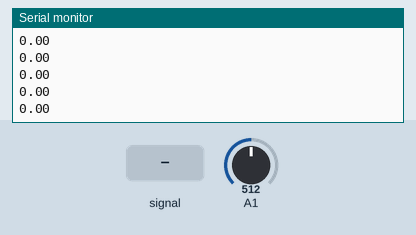
The sketch below on a simulated Arduino Uno, built for the host (arithmetic inside an expression is 32-bit, double 64-bit). On the bench: the last lines printed to the serial monitor. Inputs (shaded band) come from the test bench; at power-on: A1 = 512. Storage starts empty.

Above: at 1.2 s.
1.3 s: A1 fed a 200 Hz sine of ±81 counts around its level
At 1.34 s:
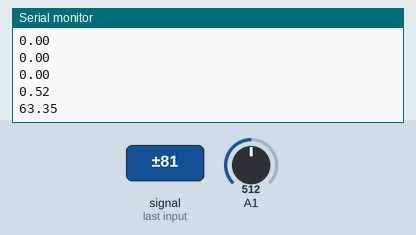
2.8 s: A1 set to 716
At 2.84 s:
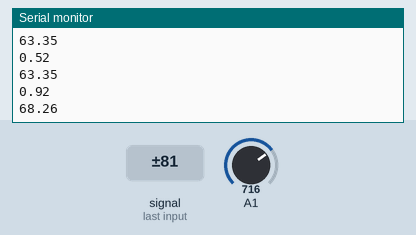
4.3 s: A1 fed a 1000 Hz sine of ±255 counts around its level
At 4.34 s:
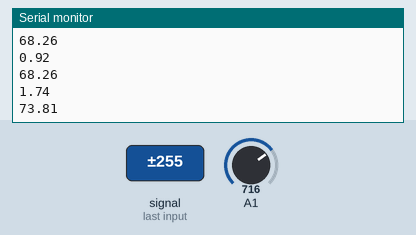
5.8 s: A1 set to 1023
At 5.84 s:
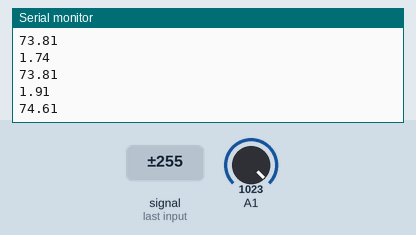
Timing chart, 0 to 8.3 s (numbered marks = the images above; inputs shaded):
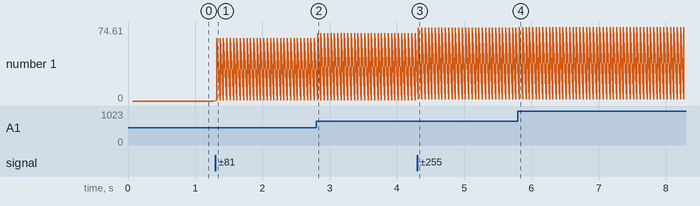

The sketch:

Arduino_Uno_MAX446.ino
```cpp
/*  In this code, it is meant to record sound when you send 'r' through the serial, and
stop recording when you send 's' to the arduino Uno. Sound is stored as 'testTMR.wav' file.

On top of that, it measures dB sound Pressure levels and prints them on the serial monitor

*/

#include <SD.h>
#include <SPI.h>
#include <TMRpcm.h>

#define SD_ChipSelectPin 5
   unsigned int peakToPeak = 0;   // peak-to-peak level

   unsigned int signalMax = 0;
   unsigned int signalMin = 1024;

TMRpcm audio;
const int sampleWindow = 50; // Sample window width in mS (50 mS = 20Hz)
unsigned int sample;

void setup() {

   Serial.begin(9600);

  if (!SD.begin(SD_ChipSelectPin)) {
    Serial.println("There might be a problem");
    return;
  }else{
    Serial.println("SD OK");
  }

  audio.CSPin = SD_ChipSelectPin;
}


void loop() {

 if(Serial.available()){
      switch(Serial.read()){
        case 'r': audio.startRecording("testTMR.wav", 16000, A1); break;
        case 's': audio.stopRecording("testTMR.wav"); break;
      }

    }
    unsigned long startMillis= millis();  // Start of sample window
    while (millis() - startMillis < sampleWindow)
   {
      sample = analogRead(A1);
      if (sample < 1024)  // toss out spurious readings
      {
         if (sample > signalMax)
         {
            signalMax = sample;  // save just the max levels
         }
         else if (sample < signalMin)
         {
            signalMin = sample;  // save just the min levels
         }
      }
   }
   peakToPeak = signalMax - signalMin;  // max - min = peak-peak amplitude
   double volts = ((peakToPeak * 3.3) / 1024); // * 0.707;  // convert to RMS voltage
   double first = log10(volts/0.00631)*20;
   double second1 = first + 94 - 44 - 25;
   Serial.println(volts);
   if (volts>0){
     Serial.println(second1);
   }


}
```

Measured:
- after the input at 1.3 s, the serial monitor: prints a new line at once (image 1)
- after the input at 2.8 s, the serial monitor: prints a new line at once (image 2)
- after the input at 4.3 s, the serial monitor: prints a new line at once (image 3)
- after the input at 5.8 s, the serial monitor: prints a new line at once (image 4)
- plotted number 1: 0 → 63.35 after the input at 1.3 s, 63.35 → 68.26 after the input at 2.8 s, 68.26 → 73.81 after the input at 4.3 s, 73.81 → 74.61 after the input at 5.8 s
